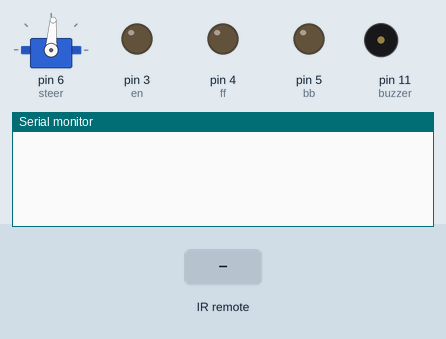
Simulated run of this sketch. Board: Arduino Uno, built with avr-gcc and run on an emulated ATmega328P. Parts: servo, output pins drawn as LEDs (lit = HIGH), buzzer (waves = sounding, pin HIGH), the last lines printed to the serial monitor. The test bench sets the inputs (shaded band).

Above: at 1.2 s.
1.3 s: infrared code 0xE0E040BF received
At 2.5 s:
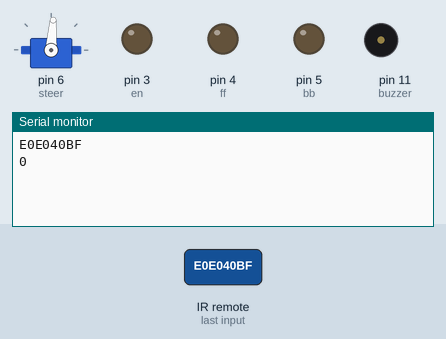
2.8 s: infrared code 0xE0E020DF received
At 3.7 s:
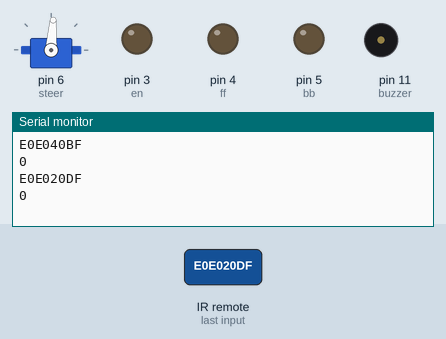
4.3 s: infrared code 0xE0E0A05F received
At 4.8 s:
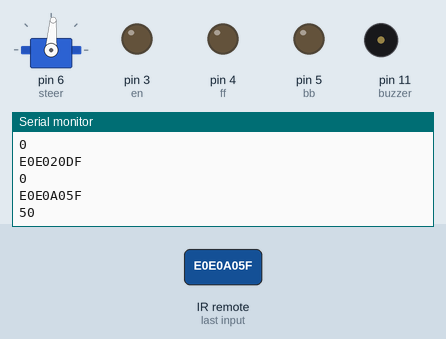

The sketch:

Arduino-Infrared-Rc-Car.ino
```cpp
#include <IRremote.h>
#include <Servo.h>

IRrecv irrecv(2);

decode_results results;

Servo steer;

#define POWER 0xE0E040BF
#define BUTTON1 0xE0E020DF
#define BUTTON2 0xE0E0A05F
#define BUTTON3 0xE0E0609F
#define BUTTON4 0xE0E010EF
#define BUTTON5 0xE0E0906F
#define BUTTON6 0xE0E050AF
#define BUTTON7 0xE0E030CF
#define BUTTON8 0xE0E0B04F
#define BUTTON9 0xE0E0708F
#define BUTTON0 0xE0E08877
#define UP 0xE0E006F9
#define LEFT 0xE0E0A659
#define OK 0xE0E016E9
#define RIGHT 0xE0E046B9
#define DOWN 0xE0E08679

const int ff = 4;
const int bb = 5;
const int en = 3;
const int buzzer = 11;

int velocity;
int angle;

void setup()
{
  Serial.begin(9600);
  irrecv.enableIRIn();
  pinMode(buzzer , OUTPUT);
  pinMode(ff , OUTPUT);
  pinMode(bb , OUTPUT);
  pinMode(en , OUTPUT);
  steer.attach(6);
  digitalWrite(buzzer , LOW);
  digitalWrite(ff , LOW);
  digitalWrite(bb , LOW);
  analogWrite(en , 0);
  angle = 86;
  steer.write(angle);
}

void loop()
{
  if (irrecv.decode(&results))
  {
    Serial.println(results.value, HEX);
    Serial.println(velocity);
    if(results.value == OK)
    {
      digitalWrite(buzzer , HIGH);
    }
    if(results.value == BUTTON0)
    {
      velocity = 25;
    }
    if(results.value == BUTTON1)
    {
      velocity = 50;
    }
    if(results.value == BUTTON2)
    {
      velocity = 75;
    }
    if(results.value == BUTTON3)
    {
      velocity = 100;
    }
    if(results.value == BUTTON4)
    {
      velocity = 125;
    }
    if(results.value == BUTTON5)
    {
      velocity = 150;
    }
    if(results.value == BUTTON6)
    {
      velocity = 175;
    }
    if(results.value == BUTTON7)
    {
      velocity = 200;
    }
    if(results.value == BUTTON8)
    {
      velocity = 225;
    }
    if(results.value == BUTTON9)
    {
      velocity = 255;
    }
    if(results.value == UP)
    {
      digitalWrite(ff , HIGH);
      digitalWrite(bb , LOW);
      analogWrite(en , velocity);
    }
    if(results.value == DOWN)
    {
      digitalWrite(bb , HIGH);
      digitalWrite(ff , LOW);
      analogWrite(en , velocity);
    }
    if(results.value == LEFT)
    {
      angle = angle - 1;
    }
    if(results.value == RIGHT)
    {
      angle = angle + 1;
    }
    irrecv.resume();
    steer.write(angle);
    delay(100);
  }
  else
  {
    digitalWrite(buzzer , LOW);
    digitalWrite(ff , LOW);
    digitalWrite(bb , LOW);
  }
  if(angle > 100)
  {
    angle = 100;
  }
  if(angle < 71)
  {
    angle = 71;
  }
}
```

Measured:
- after the input at 1.3 s, the serial monitor: prints a new line at once (image 1)
- after the input at 2.8 s, the serial monitor: prints a new line at once (image 2)
- after the input at 4.3 s, the serial monitor: prints a new line at once (image 3)
